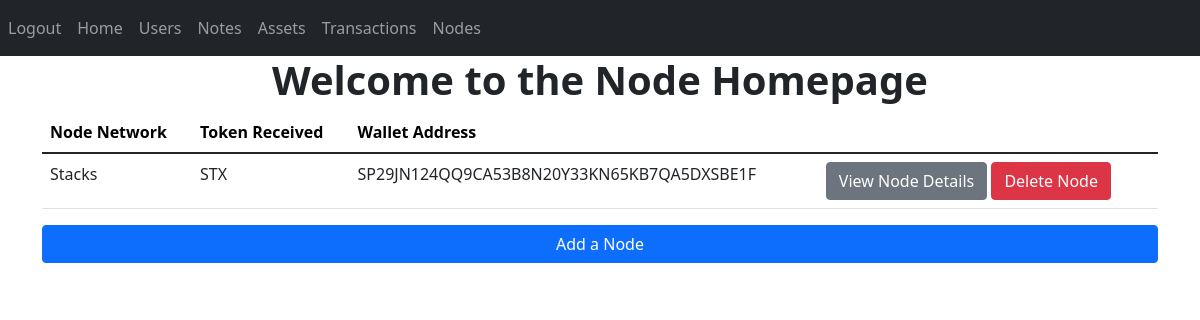
The app's page /view-nodes (signed in) with its own data.
### website/models.py (models this page shows)
class Node(db.Model):
    id = db.Column(db.Integer, primary_key=True)
    network = db.Column(db.String(150))
    balance = db.Column(db.Integer, default=None)
    wallet_address = db.Column(db.String(100))
    token = db.Column(db.String(50), default=None)
    income = db.relationship('Income', backref='node', uselist=False) #uselist=false makes this a one to one relationship

### website/views.py (the view)
@views.route('/view-nodes', methods = ['GET', 'POST'])
@login_required
def view_nodes():
    nodes = Node.query.all()
    return render_template('/nodes/view_nodes.html', user=current_user, nodes=nodes)

### website/__init__.py (called while the page is built)
def create_app():
    app = Flask(__name__)
    app.config['SECRET_KEY'] = '@ByTheFireGuild383'
    app.config['SQLALCHEMY_DATABASE_URI'] = f'sqlite:///{DB_NAME}'
    db.init_app(app)
    from .views import views
    from .auth import auth
    app.register_blueprint(views, url_prefix='/')
    app.register_blueprint(auth, url_prefix='/')
    from .models import User, Note, Asset
    create_database(app)
    admin = Admin(app)
    admin.add_view(ModelView(User, db.session))
    login_manager = LoginManager()
    login_manager.login_view = 'auth.login'
    login_manager.init_app(app)
    @login_manager.user_loader
    def load_user(id):
        return User.query.get(int(id))
    return app

### website/templates/nodes/view_nodes.html (shortened to what this page needs)
{% extends 'base.html' %}
{% block content %}
<h1 align="center"><strong>Welcome to the Node Homepage</strong></h1>
    <table class="table table-sortable">
        <thead>
          <tr>
            <th scope="col">Node Network</th>
            <th scope="col">Token Received</th>
            <th scope="col">Wallet Address</th>
          </tr>
        </thead>
        <tbody>
        {% for node in nodes %}
          <tr>
            <td>{{ node.network }}</td>
            <td>{{ node.token }}</td>
            <td>{{ node.wallet_address }}</td>
            <td>
                <a href="/view-node/{{ node.id }}" class="btn btn-secondary" role="button">View Node Details</a>
                <a href="/delete-node/{{ node.id }}" class="btn btn-danger" role="button">Delete Node</a>
            </td>
          </tr>
        {% endfor %}
        </tbody>
    </table>
<div class="d-grid gap-2">
    <a href="/add-node" class="btn btn-primary role" role="button">Add a Node</a>
</div>
    {% endblock %}

### website/templates/base.html (shortened to what this page needs)
<!DOCTYPE html>
<html>
    <head>
        <link
            href="https://cdn.jsdelivr.net/npm/bootstrap@5.1.3/dist/css/bootstrap.min.css"
            rel="stylesheet"
        />
        <link
            rel="stylesheet"
            href="https://cdnjs.cloudflare.com/ajax/libs/font-awesome/6.0.0/css/all.min.css"
        />
        <link
        rel="stylesheet"
        href="./static/css/tablesort.css"
        />
    </head>
    <body>
        <nav class="navbar navbar-expand-lg navbar-dark bg-dark">
            <div class="collapse navbar-collapse" id="navbarSupportedContent">
                <div class="navbar-nav">
                    {% if user.is_authenticated %}
                    <a class="nav-item nav-link" id="logout" href="/logout">Logout</a>
                    <a class="nav-item nav-link" id="home" href="/">Home</a>
                    <a class="nav-item nav-link" id="users" href="/users">Users</a>
                    <a class="nav-item nav-link" id="notes" href="/notes">Notes</a>
                    <a class="nav-item nav-link" id="assets" href="/view-assets">Assets</a>
                    <a class="nav-item nav-link" id="transactions" href="/transaction-tracking">Transactions</a>
                    <a class="nav-item nav-link" id="transactions" href="/view-nodes">Nodes</a>
                    {% else %}
                    <a class="nav-item nav-link" id="login" href="/login">Login</a>
                    <a class="nav-item nav-link" id="signUp" href="/sign-up">Sign Up</a>
                    <a class="nav-item nav-link" id="users" href="/users">Users</a>
                    {% endif %}
                </div>
            </div>
        </nav>
        <div class="container">
            {% block content %}
            {% endblock %}
        </div>
    </body>
</html>

### website/static/css/tablesort.css (style rules this page uses)
.table thead tr { background-color: rgba(255, 115, 0, 0.945); color: rgb(0, 0, 0); text-align: left; }
.table-sortable th { cursor: pointer; }

### website/templates/nodes/view_nodes.html (style rules this page uses)
.table thead tr { background-color: white; color: rgb(0, 0, 0); text-align: left; }

### records on screen
Node: network "Stacks", token "STX", wallet_address "SP29JN124QQ9CA53B8N20Y33KN65KB7QA5DXSBE1F"
